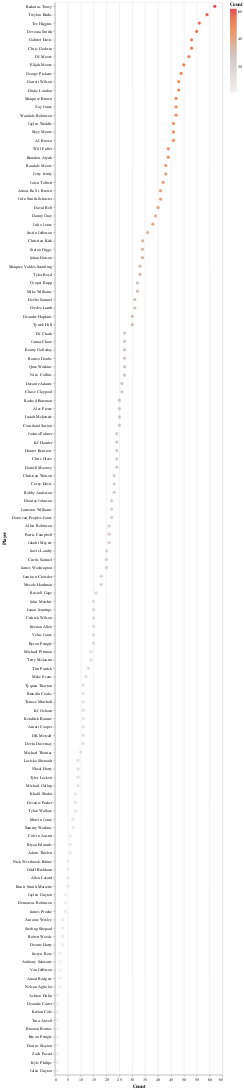

Source (notebook cell):
### Code cell
#WR Exposure
viz = alt.Chart(WR_exp).mark_circle(size=60).encode(
    x='Count',
     y=alt.Y("Player", sort='-x'),
    color=alt.Color('Count', scale=alt.Scale(scheme='lightgreyred')),
    tooltip=['Player', 'Count', '%', 'Cap', 'Pick', 'Value']
).interactive()

text = alt.Chart(WR_exp).mark_text(
    align='left',
    baseline='middle',
    fontSize=10, 
    dx=8,
    color='white'
    ).encode(
        x='Count',
        y=alt.Y("Player", sort='-x'), 
        text='%'
    )

viz + text

### Figure 1 — Vega-Lite specification as saved in the notebook (floating-point values rounded to 4 significant figures)
{"config": {"view": {"continuousWidth": 400, "continuousHeight": 300}}, "layer": [{"mark": {"type": "circle", "size": 60}, "encoding": {"color": {"field": "Count", "scale": {"scheme": "lightgreyred"}, "type": "quantitative"}, "tooltip": [{"field": "Player", "type": "nominal"}, {"field": "Count", "type": "quantitative"}, {"field": "%", "type": "quantitative"}, {"field": "Cap", "type": "quantitative"}, {"field": "Pick", "type": "quantitative"}, {"field": "Value", "type": "quantitative"}], "x": {"field": "Count", "type": "quantitative"}, "y": {"field": "Player", "sort": "-x", "type": "nominal"}}, "selection": {"selector187": {"type": "interval", "bind": "scales", "encodings": ["x", "y"]}}}, {"mark": {"type": "text", "align": "left", "baseline": "middle", "color": "white", "dx": 8, "fontSize": 10}, "encoding": {"text": {"field": "%", "type": "quantitative"}, "x": {"field": "Count", "type": "quantitative"}, "y": {"field": "Player", "sort": "-x", "type": "nominal"}}}], "data": {"name": "data-ee517a695e496451d27e8324938e404e"}, "$schema": "https://vega.github.io/schema/vega-lite/v4.17.0.json", "datasets": {"data-ee517a695e496451d27e8324938e404e": [{"Player": "Kadarius Toney", "Count": 62, "%": 19.6, "POS": "WR", "Contest": null, "3": 8, "4": 2, "5": 38, "25": 14, "Cap": 572, "Pick": 105.6, "Value": -0.571}, {"Player": "Treylon Burks", "Count": 59, "%": 18.7, "POS": "WR", "Contest": null, "3": 5, "4": 2, "5": 26, "25": 26, "Cap": 803, "Pick": 99.02, "Value": 0.3746}, {"Player": "Tee Higgins", "Count": 56, "%": 17.7, "POS": "WR", "Contest": null, "3": 4, "4": 1, "5": 28, "25": 23, "Cap": 731, "Pick": 25.84, "Value": -1.938}, {"Player": "Devonta Smith", "Count": 55, "%": 17.4, "POS": "WR", "Contest": null, "3": 6, "4": 5, "5": 13, "25": 31, "Cap": 878, "Pick": 75.51, "Value": 1.685}, {"Player": "Gabriel Davis", "Count": 53, "%": 16.8, "POS": "WR", "Contest": null, "3": 3, "4": 3, "5": 21, "25": 26, "Cap": 776, "Pick": 50.09, "Value": -1.334}, {"Player": "Chris Godwin", "Count": 53, "%": 16.8, "POS": "WR", "Contest": null, "3": 2, "4": 2, "5": 21, "25": 28, "Cap": 819, "Pick": 59.92, "Value": 0.8623}, {"Player": "DJ Moore", "Count": 52, "%": 16.5, "POS": "WR", "Contest": null, "3": 3, "4": 1, "5": 31, "25": 17, "Cap": 593, "Pick": 40.33, "Value": -0.6365}, {"Player": "Elijah Moore", "Count": 50, "%": 15.8, "POS": "WR", "Contest": null, "3": 0, "4": 1, "5": 25, "25": 24, "Cap": 729, "Pick": 77.18, "Value": 0.544}, {"Player": "George Pickens", "Count": 49, "%": 15.5, "POS": "WR", "Contest": null, "3": 1, "4": 3, "5": 22, "25": 23, "Cap": 700, "Pick": 174.1, "Value": 3.316}, {"Player": "Garrett Wilson", "Count": 48, "%": 15.2, "POS": "WR", "Contest": null, "3": 3, "4": 8, "5": 16, "25": 21, "Cap": 646, "Pick": 112.0, "Value": -0.9146}, {"Player": "Drake London", "Count": 48, "%": 15.2, "POS": "WR", "Contest": null, "3": 1, "4": 4, "5": 23, "25": 20, "Cap": 634, "Pick": 81.02, "Value": -0.7062}, {"Player": "Marquise Brown", "Count": 47, "%": 14.9, "POS": "WR", "Contest": null, "3": 5, "4": 4, "5": 18, "25": 20, "Cap": 621, "Pick": 42.57, "Value": 0.2681}, {"Player": "Zay Jones", "Count": 47, "%": 14.9, "POS": "WR", "Contest": null, "3": 3, "4": 3, "5": 34, "25": 7, "Cap": 366, "Pick": 216.1, "Value": 0.02979}, {"Player": "Wandale Robinson", "Count": 47, "%": 14.9, "POS": "WR", "Contest": null, "3": 3, "4": 3, "5": 24, "25": 17, "Cap": 566, "Pick": 198.7, "Value": 1.13}, {"Player": "Jaylen Waddle", "Count": 46, "%": 14.6, "POS": "WR", "Contest": null, "3": 7, "4": 2, "5": 22, "25": 15, "Cap": 514, "Pick": 39.67, "Value": 1.985}, {"Player": "Skyy Moore", "Count": 46, "%": 14.6, "POS": "WR", "Contest": null, "3": 6, "4": 2, "5": 17, "25": 21, "Cap": 636, "Pick": 107.5, "Value": -1.824}, {"Player": "AJ Brown", "Count": 46, "%": 14.6, "POS": "WR", "Contest": null, "3": 3, "4": 2, "5": 19, "25": 22, "Cap": 662, "Pick": 27.11, "Value": 0.1652}, {"Player": "Will Fuller", "Count": 44, "%": 13.9, "POS": "WR", "Contest": null, "3": 2, "4": 4, "5": 12, "25": 26, "Cap": 732, "Pick": 206.1, "Value": 1.866}, {"Player": "Brandon Aiyuk", "Count": 44, "%": 13.9, "POS": "WR", "Contest": null, "3": 4, "4": 1, "5": 23, "25": 16, "Cap": 531, "Pick": 93.23, "Value": 0.7455}, {"Player": "Rondale Moore", "Count": 43, "%": 13.6, "POS": "WR", "Contest": null, "3": 5, "4": 2, "5": 22, "25": 14, "Cap": 483, "Pick": 128.5, "Value": 1.621}, {"Player": "Jerry Jeudy", "Count": 43, "%": 13.6, "POS": "WR", "Contest": null, "3": 2, "4": 1, "5": 19, "25": 21, "Cap": 630, "Pick": 55.02, "Value": 0.4395}, {"Player": "Jalen Tolbert", "Count": 42, "%": 13.3, "POS": "WR", "Contest": null, "3": 0, "4": 0, "5": 24, "25": 18, "Cap": 570, "Pick": 169.2, "Value": 2.612}, {"Player": "Amon-Ra St. Brown", "Count": 41, "%": 13.0, "POS": "WR", "Contest": null, "3": 3, "4": 1, "5": 19, "25": 18, "Cap": 558, "Pick": 65.15, "Value": 2.812}, {"Player": "JuJu Smith-Schuster", "Count": 41, "%": 13.0, "POS": "WR", "Contest": null, "3": 2, "4": 1, "5": 21, "25": 17, "Cap": 540, "Pick": 59.37, "Value": 1.234}, {"Player": "David Bell", "Count": 40, "%": 12.7, "POS": "WR", "Contest": null, "3": 3, "4": 7, "5": 11, "25": 19, "Cap": 567, "Pick": 192.3, "Value": 3.615}, {"Player": "Danny Gray", "Count": 39, "%": 12.3, "POS": "WR", "Contest": null, "3": 1, "4": 2, "5": 22, "25": 14, "Cap": 471, "Pick": 222.2, "Value": 0.0}, {"Player": "Julio Jones", "Count": 38, "%": 12.0, "POS": "WR", "Contest": null, "3": 4, "4": 0, "5": 18, "25": 16, "Cap": 502, "Pick": 197.9, "Value": 6.468}, {"Player": "Justin Jefferson", "Count": 36, "%": 11.4, "POS": "WR", "Contest": null, "3": 1, "4": 1, "5": 16, "25": 18, "Cap": 537, "Pick": 4.722, "Value": -0.03611}, {"Player": "Christian Kirk", "Count": 34, "%": 10.8, "POS": "WR", "Contest": null, "3": 0, "4": 2, "5": 18, "25": 14, "Cap": 448, "Pick": 94.29, "Value": 0.8647}, {"Player": "Stefon Diggs", "Count": 34, "%": 10.8, "POS": "WR", "Contest": null, "3": 1, "4": 0, "5": 15, "25": 18, "Cap": 528, "Pick": 11.26, "Value": 0.3059}, {"Player": "Jahan Dotson", "Count": 34, "%": 10.8, "POS": "WR", "Contest": null, "3": 0, "4": 1, "5": 21, "25": 12, "Cap": 409, "Pick": 155.4, "Value": 2.285}, {"Player": "Marquez Valdes-Scantling", "Count": 33, "%": 10.4, "POS": "WR", "Contest": null, "3": 1, "4": 4, "5": 12, "25": 16, "Cap": 479, "Pick": 102.2, "Value": 0.4121}, {"Player": "Tyler Boyd", "Count": 33, "%": 10.4, "POS": "WR", "Contest": null, "3": 0, "4": 0, "5": 15, "25": 18, "Cap": 525, "Pick": 110.7, "Value": 0.2364}, {"Player": "Cooper Kupp", "Count": 32, "%": 10.1, "POS": "WR", "Contest": null, "3": 2, "4": 6, "5": 13, "25": 11, "Cap": 370, "Pick": 3.344, "Value": 0.3312}, {"Player": "Mike Williams", "Count": 32, "%": 10.1, "POS": "WR", "Contest": null, "3": 3, "4": 1, "5": 14, "25": 14, "Cap": 433, "Pick": 33.84, "Value": -1.363}, {"Player": "Deebo Samuel", "Count": 31, "%": 9.8, "POS": "WR", "Contest": null, "3": 3, "4": 2, "5": 13, "25": 13, "Cap": 407, "Pick": 20.0, "Value": 0.5613}, {"Player": "Ceedee Lamb", "Count": 31, "%": 9.8, "POS": "WR", "Contest": null, "3": 3, "4": 2, "5": 16, "25": 10, "Cap": 347, "Pick": 15.58, "Value": 0.6806}, {"Player": "Deandre Hopkins", "Count": 30, "%": 9.5, "POS": "WR", "Contest": null, "3": 4, "4": 3, "5": 16, "25": 7, "Cap": 279, "Pick": 82.1, "Value": 0.01667}, {"Player": "Tyreek Hill", "Count": 30, "%": 9.5, "POS": "WR", "Contest": null, "3": 1, "4": 3, "5": 11, "25": 15, "Cap": 445, "Pick": 21.0, "Value": 0.78}, {"Player": "DJ Chark", "Count": 27, "%": 8.5, "POS": "WR", "Contest": null, "3": 0, "4": 1, "5": 11, "25": 15, "Cap": 434, "Pick": 152.3, "Value": -0.2741}, {"Player": "Jamar Chase", "Count": 27, "%": 8.5, "POS": "WR", "Contest": null, "3": 0, "4": 2, "5": 10, "25": 15, "Cap": 433, "Pick": 5.963, "Value": 0.5926}, {"Player": "Kenny Golladay", "Count": 27, "%": 8.5, "POS": "WR", "Contest": null, "3": 4, "4": 3, "5": 7, "25": 13, "Cap": 384, "Pick": 130.0, "Value": 1.126}, {"Player": "Romeo Doubs", "Count": 27, "%": 8.5, "POS": "WR", "Contest": null, "3": 1, "4": 2, "5": 13, "25": 11, "Cap": 351, "Pick": 213.0, "Value": 0.0}, {"Player": "Quez Watkins", "Count": 27, "%": 8.5, "POS": "WR", "Contest": null, "3": 2, "4": 0, "5": 9, "25": 16, "Cap": 451, "Pick": 215.6, "Value": -0.4741}, {"Player": "Nico Collins", "Count": 27, "%": 8.5, "POS": "WR", "Contest": null, "3": 4, "4": 0, "5": 16, "25": 7, "Cap": 267, "Pick": 193.1, "Value": 2.107}, {"Player": "Davante Adams", "Count": 26, "%": 8.2, "POS": "WR", "Contest": null, "3": 5, "4": 0, "5": 13, "25": 8, "Cap": 280, "Pick": 9.308, "Value": -1.55}, {"Player": "Chase Claypool", "Count": 26, "%": 8.2, "POS": "WR", "Contest": null, "3": 2, "4": 1, "5": 10, "25": 13, "Cap": 385, "Pick": 112.1, "Value": 1.558}, {"Player": "Rashod Bateman", "Count": 25, "%": 7.9, "POS": "WR", "Contest": null, "3": 0, "4": 0, "5": 16, "25": 9, "Cap": 305, "Pick": 67.6, "Value": 0.668}, {"Player": "Alec Pierce", "Count": 25, "%": 7.9, "POS": "WR", "Contest": null, "3": 3, "4": 0, "5": 11, "25": 11, "Cap": 339, "Pick": 177.1, "Value": 1.944}, {"Player": "Isaiah Mckenzie", "Count": 25, "%": 7.9, "POS": "WR", "Contest": null, "3": 1, "4": 0, "5": 5, "25": 19, "Cap": 503, "Pick": 201.2, "Value": 1.856}, {"Player": "Courtland Sutton", "Count": 25, "%": 7.9, "POS": "WR", "Contest": null, "3": 0, "4": 0, "5": 7, "25": 18, "Cap": 485, "Pick": 57.84, "Value": -1.164}, {"Player": "Joshua Palmer", "Count": 24, "%": 7.6, "POS": "WR", "Contest": null, "3": 1, "4": 0, "5": 16, "25": 7, "Cap": 258, "Pick": 162.1, "Value": 2.613}, {"Player": "KJ Hamler", "Count": 24, "%": 7.6, "POS": "WR", "Contest": null, "3": 0, "4": 0, "5": 14, "25": 10, "Cap": 320, "Pick": 183.8, "Value": -0.7}, {"Player": "Hunter Renfrow", "Count": 24, "%": 7.6, "POS": "WR", "Contest": null, "3": 2, "4": 0, "5": 13, "25": 9, "Cap": 296, "Pick": 81.42, "Value": 4.688}, {"Player": "Chris Olave", "Count": 24, "%": 7.6, "POS": "WR", "Contest": null, "3": 4, "4": 2, "5": 11, "25": 7, "Cap": 250, "Pick": 102.2, "Value": 3.725}, {"Player": "Darnell Mooney", "Count": 24, "%": 7.6, "POS": "WR", "Contest": null, "3": 3, "4": 0, "5": 9, "25": 12, "Cap": 354, "Pick": 63.42, "Value": 0.6167}, {"Player": "Christian Watson", "Count": 23, "%": 7.3, "POS": "WR", "Contest": null, "3": 1, "4": 1, "5": 9, "25": 12, "Cap": 352, "Pick": 124.7, "Value": -0.2609}, {"Player": "Corey Davis", "Count": 23, "%": 7.3, "POS": "WR", "Contest": null, "3": 2, "4": 5, "5": 10, "25": 6, "Cap": 226, "Pick": 165.4, "Value": 2.23}, {"Player": "Robby Anderson", "Count": 23, "%": 7.3, "POS": "WR", "Contest": null, "3": 5, "4": 1, "5": 9, "25": 8, "Cap": 264, "Pick": 168.1, "Value": 3.083}, {"Player": "Diontae Johnson", "Count": 22, "%": 7.0, "POS": "WR", "Contest": null, "3": 1, "4": 1, "5": 7, "25": 13, "Cap": 367, "Pick": 51.68, "Value": 3.955}, {"Player": "Jameson Williams", "Count": 22, "%": 7.0, "POS": "WR", "Contest": null, "3": 0, "4": 0, "5": 11, "25": 11, "Cap": 330, "Pick": 132.0, "Value": 5.691}, {"Player": "Donovan Peoples-Jones", "Count": 22, "%": 7.0, "POS": "WR", "Contest": null, "3": 0, "4": 2, "5": 14, "25": 6, "Cap": 228, "Pick": 188.4, "Value": 0.04091}, {"Player": "Allen Robinson", "Count": 21, "%": 6.6, "POS": "WR", "Contest": null, "3": 0, "4": 4, "5": 5, "25": 12, "Cap": 341, "Pick": 60.14, "Value": 2.671}, {"Player": "Parris Campbell", "Count": 21, "%": 6.6, "POS": "WR", "Contest": null, "3": 1, "4": 1, "5": 10, "25": 9, "Cap": 282, "Pick": 209.3, "Value": 2.933}, {"Player": "Jakobi Meyers", "Count": 21, "%": 6.6, "POS": "WR", "Contest": null, "3": 0, "4": 2, "5": 13, "25": 6, "Cap": 223, "Pick": 139.5, "Value": 2.51}, {"Player": "Jarvis Landry", "Count": 20, "%": 6.3, "POS": "WR", "Contest": null, "3": 2, "4": 0, "5": 7, "25": 11, "Cap": 316, "Pick": 135.1, "Value": 4.36}, {"Player": "Curtis Samuel", "Count": 20, "%": 6.3, "POS": "WR", "Contest": null, "3": 1, "4": 3, "5": 7, "25": 9, "Cap": 275, "Pick": 190.9, "Value": -0.165}, {"Player": "James Washington", "Count": 20, "%": 6.3, "POS": "WR", "Contest": null, "3": 3, "4": 1, "5": 8, "25": 8, "Cap": 253, "Pick": 209.6, "Value": 1.185}, {"Player": "Jamison Crowder", "Count": 18, "%": 5.7, "POS": "WR", "Contest": null, "3": 0, "4": 0, "5": 7, "25": 11, "Cap": 310, "Pick": 155.8, "Value": 1.633}, {"Player": "Mecole Hardman", "Count": 18, "%": 5.7, "POS": "WR", "Contest": null, "3": 1, "4": 0, "5": 10, "25": 7, "Cap": 228, "Pick": 129.6, "Value": 2.906}, {"Player": "Russell Gage", "Count": 16, "%": 5.1, "POS": "WR", "Contest": null, "3": 1, "4": 0, "5": 7, "25": 8, "Cap": 238, "Pick": 92.56, "Value": 3.875}, {"Player": "John Metchie", "Count": 15, "%": 4.7, "POS": "WR", "Contest": null, "3": 1, "4": 0, "5": 13, "25": 1, "Cap": 93, "Pick": 194.7, "Value": 0.6667}, {"Player": "Jauan Jennings", "Count": 15, "%": 4.7, "POS": "WR", "Contest": null, "3": 0, "4": 2, "5": 9, "25": 4, "Cap": 153, "Pick": 231.5, "Value": 0.0}, {"Player": "Cedrick Wilson", "Count": 15, "%": 4.7, "POS": "WR", "Contest": null, "3": 0, "4": 1, "5": 10, "25": 4, "Cap": 154, "Pick": 211.1, "Value": 2.127}, {"Player": "Keenan Allen", "Count": 15, "%": 4.7, "POS": "WR", "Contest": null, "3": 0, "4": 4, "5": 8, "25": 3, "Cap": 131, "Pick": 31.27, "Value": 2.967}, {"Player": "Velus Jones", "Count": 15, "%": 4.7, "POS": "WR", "Contest": null, "3": 0, "4": 1, "5": 9, "25": 5, "Cap": 174, "Pick": 217.7, "Value": 0.0}, {"Player": "Byron Pringle", "Count": 15, "%": 4.7, "POS": "WR", "Contest": null, "3": 1, "4": 2, "5": 8, "25": 4, "Cap": 151, "Pick": 208.3, "Value": -0.22}, {"Player": "Michael Pittman", "Count": 14, "%": 4.4, "POS": "WR", "Contest": null, "3": 1, "4": 0, "5": 8, "25": 5, "Cap": 168, "Pick": 34.21, "Value": 1.221}, {"Player": "Terry Mclaurin", "Count": 14, "%": 4.4, "POS": "WR", "Contest": null, "3": 1, "4": 0, "5": 8, "25": 5, "Cap": 168, "Pick": 45.86, "Value": 3.007}, {"Player": "Tim Patrick", "Count": 13, "%": 4.1, "POS": "WR", "Contest": null, "3": 3, "4": 0, "5": 5, "25": 5, "Cap": 159, "Pick": 129.3, "Value": 2.338}, {"Player": "Mike Evans", "Count": 12, "%": 3.8, "POS": "WR", "Contest": null, "3": 0, "4": 0, "5": 7, "25": 5, "Cap": 160, "Pick": 21.42, "Value": 1.917}, {"Player": "Tyquan Thorton", "Count": 11, "%": 3.5, "POS": "WR", "Contest": null, "3": 0, "4": 1, "5": 8, "25": 2, "Cap": 94, "Pick": 225.1, "Value": -0.1909}, {"Player": "Brandin Cooks", "Count": 11, "%": 3.5, "POS": "WR", "Contest": null, "3": 0, "4": 1, "5": 6, "25": 4, "Cap": 134, "Pick": 60.0, "Value": 4.355}, {"Player": "Terrace Marshall", "Count": 11, "%": 3.5, "POS": "WR", "Contest": null, "3": 2, "4": 0, "5": 5, "25": 4, "Cap": 131, "Pick": 226.0, "Value": 0.9818}, {"Player": "KJ Osborn", "Count": 11, "%": 3.5, "POS": "WR", "Contest": null, "3": 0, "4": 0, "5": 5, "25": 6, "Cap": 175, "Pick": 163.9, "Value": 3.436}, {"Player": "Kendrick Bourne", "Count": 11, "%": 3.5, "POS": "WR", "Contest": null, "3": 1, "4": 1, "5": 5, "25": 4, "Cap": 132, "Pick": 191.6, "Value": 4.027}, {"Player": "Amari Cooper", "Count": 11, "%": 3.5, "POS": "WR", "Contest": null, "3": 0, "4": 4, "5": 2, "25": 5, "Cap": 151, "Pick": 66.64, "Value": -0.08182}, {"Player": "DK Metcalf", "Count": 11, "%": 3.5, "POS": "WR", "Contest": null, "3": 1, "4": 0, "5": 5, "25": 5, "Cap": 153, "Pick": 55.82, "Value": 5.255}, {"Player": "Devin Duvernay", "Count": 11, "%": 3.5, "POS": "WR", "Contest": null, "3": 0, "4": 0, "5": 5, "25": 6, "Cap": 175, "Pick": 206.7, "Value": 0.0}, {"Player": "Michael Thomas", "Count": 10, "%": 3.2, "POS": "WR", "Contest": null, "3": 2, "4": 0, "5": 2, "25": 6, "Cap": 166, "Pick": 78.9, "Value": 2.64}, {"Player": "Laviska Shenault", "Count": 9, "%": 2.8, "POS": "WR", "Contest": null, "3": 0, "4": 0, "5": 7, "25": 2, "Cap": 85, "Pick": 203.2, "Value": 3.411}, {"Player": "Nkeal Harry", "Count": 9, "%": 2.8, "POS": "WR", "Contest": null, "3": 1, "4": 2, "5": 2, "25": 4, "Cap": 121, "Pick": 226.4, "Value": 0.0}, {"Player": "Tyler Lockett", "Count": 9, "%": 2.8, "POS": "WR", "Contest": null, "3": 0, "4": 1, "5": 8, "25": 0, "Cap": 44, "Pick": 103.6, "Value": -1.933}, {"Player": "Michael Gallup", "Count": 9, "%": 2.8, "POS": "WR", "Contest": null, "3": 0, "4": 0, "5": 7, "25": 2, "Cap": 85, "Pick": 116.2, "Value": 2.178}, {"Player": "Khalil Shakir", "Count": 8, "%": 2.5, "POS": "WR", "Contest": null, "3": 0, "4": 0, "5": 2, "25": 6, "Cap": 160, "Pick": 228.0, "Value": 0.0}, {"Player": "Devante Parker", "Count": 8, "%": 2.5, "POS": "WR", "Contest": null, "3": 4, "4": 1, "5": 2, "25": 1, "Cap": 51, "Pick": 148.0, "Value": 4.338}, {"Player": "Tylan Wallace", "Count": 8, "%": 2.5, "POS": "WR", "Contest": null, "3": 0, "4": 0, "5": 6, "25": 2, "Cap": 80, "Pick": 220.6, "Value": 0.0}, {"Player": "Marvin Jones", "Count": 7, "%": 2.2, "POS": "WR", "Contest": null, "3": 0, "4": 1, "5": 2, "25": 4, "Cap": 114, "Pick": 170.3, "Value": 3.043}, {"Player": "Sammy Watkins", "Count": 7, "%": 2.2, "POS": "WR", "Contest": null, "3": 0, "4": 0, "5": 4, "25": 3, "Cap": 95, "Pick": 182.3, "Value": 7.657}, {"Player": "Calvin Austin", "Count": 6, "%": 1.9, "POS": "WR", "Contest": null, "3": 0, "4": 0, "5": 5, "25": 1, "Cap": 50, "Pick": 231.2, "Value": 0.0}, {"Player": "Bryan Edwards", "Count": 6, "%": 1.9, "POS": "WR", "Contest": null, "3": 2, "4": 0, "5": 4, "25": 0, "Cap": 26, "Pick": 211.5, "Value": 1.333}, {"Player": "Adam Thielen", "Count": 6, "%": 1.9, "POS": "WR", "Contest": null, "3": 0, "4": 0, "5": 2, "25": 4, "Cap": 110, "Pick": 77.0, "Value": 4.033}, {"Player": "Nick Westbrook-Ikhine", "Count": 5, "%": 1.6, "POS": "WR", "Contest": null, "3": 1, "4": 0, "5": 3, "25": 1, "Cap": 43, "Pick": 225.2, "Value": 2.02}, {"Player": "Odell Beckham", "Count": 5, "%": 1.6, "POS": "WR", "Contest": null, "3": 0, "4": 0, "5": 4, "25": 1, "Cap": 45, "Pick": 189.6, "Value": 21.48}, {"Player": "Allen Lazard", "Count": 5, "%": 1.6, "POS": "WR", "Contest": null, "3": 0, "4": 0, "5": 2, "25": 3, "Cap": 85, "Pick": 122.2, "Value": 9.7}, {"Player": "Ihmir Smith-Marsette", "Count": 5, "%": 1.6, "POS": "WR", "Contest": null, "3": 0, "4": 0, "5": 2, "25": 3, "Cap": 85, "Pick": 214.4, "Value": 0.0}, {"Player": "Jaylen Guyton", "Count": 4, "%": 1.3, "POS": "WR", "Contest": "BBM", "3": 1, "4": 0, "5": 0, "25": 3, "Cap": 78, "Pick": 212.0, "Value": 0.0}, {"Player": "Demarcus Robinson", "Count": 4, "%": 1.3, "POS": "WR", "Contest": null, "3": 0, "4": 0, "5": 2, "25": 2, "Cap": 60, "Pick": 232.0, "Value": 0.0}, {"Player": "James Proche", "Count": 4, "%": 1.3, "POS": "WR", "Contest": null, "3": 0, "4": 0, "5": 2, "25": 2, "Cap": 60, "Pick": 227.2, "Value": 0.0}, {"Player": "Antoine Wesley", "Count": 3, "%": 0.9, "POS": "WR", "Contest": null, "3": 0, "4": 0, "5": 1, "25": 2, "Cap": 55, "Pick": 217.7, "Value": 0.0}, {"Player": "Sterling Shepard", "Count": 3, "%": 0.9, "POS": "WR", "Contest": null, "3": 0, "4": 0, "5": 1, "25": 2, "Cap": 55, "Pick": 203.7, "Value": 3.333}, {"Player": "Robert Woods", "Count": 3, "%": 0.9, "POS": "WR", "Contest": null, "3": 0, "4": 0, "5": 2, "25": 1, "Cap": 35, "Pick": 111.0, "Value": 7.4}, {"Player": "Deonte Harty", "Count": 3, "%": 0.9, "POS": "WR", "Contest": null, "3": 1, "4": 0, "5": 1, "25": 1, "Cap": 33, "Pick": 233.7, "Value": 0.0}, {"Player": "Justyn Ross", "Count": 2, "%": 0.6, "POS": "WR", "Contest": "BBM", "3": 0, "4": 0, "5": 1, "25": 1, "Cap": 30, "Pick": 210.5, "Value": 0.0}, {"Player": "Anthony Schwartz", "Count": 2, "%": 0.6, "POS": "WR", "Contest": "BBM", "3": 0, "4": 1, "5": 0, "25": 1, "Cap": 29, "Pick": 222.5, "Value": 0.0}, {"Player": "Van Jefferson", "Count": 2, "%": 0.6, "POS": "WR", "Contest": null, "3": 0, "4": 0, "5": 2, "25": 0, "Cap": 10, "Pick": 145.5, "Value": -3.05}, {"Player": "Amari Rodgers", "Count": 2, "%": 0.6, "POS": "WR", "Contest": null, "3": 0, "4": 0, "5": 2, "25": 0, "Cap": 10, "Pick": 223.0, "Value": 0.0}, {"Player": "Nelson Agholor", "Count": 2, "%": 0.6, "POS": "WR", "Contest": null, "3": 0, "4": 0, "5": 2, "25": 0, "Cap": 10, "Pick": 233.0, "Value": 0.0}, {"Player": "Ashton Dulin", "Count": 1, "%": 0.3, "POS": "WR", "Contest": "Puppy-3", "3": 0, "4": 0, "5": 1, "25": 0, "Cap": 5, "Pick": 208.0, "Value": 0.0}, {"Player": "Deandre Carter", "Count": 1, "%": 0.3, "POS": "WR", "Contest": "Puppy-3", "3": 0, "4": 0, "5": 1, "25": 0, "Cap": 5, "Pick": 210.0, "Value": 0.0}, {"Player": "Keelan Cole", "Count": 1, "%": 0.3, "POS": "WR", "Contest": null, "3": 0, "4": 0, "5": 0, "25": 1, "Cap": 25, "Pick": 235.0, "Value": 0.0}, {"Player": "Tutu Atwell", "Count": 1, "%": 0.3, "POS": "WR", "Contest": "BBM", "3": 0, "4": 0, "5": 0, "25": 1, "Cap": 25, "Pick": 208.0, "Value": 0.0}, {"Player": "Braxton Berrios", "Count": 1, "%": 0.3, "POS": "WR", "Contest": "BBM", "3": 0, "4": 0, "5": 0, "25": 1, "Cap": 25, "Pick": 214.0, "Value": 0.0}, {"Player": "Bryon Pringle", "Count": 1, "%": 0.3, "POS": "WR", "Contest": "BBM", "3": 0, "4": 0, "5": 0, "25": 1, "Cap": 25, "Pick": 203.0, "Value": 1.0}, {"Player": "Darius Slayton", "Count": 1, "%": 0.3, "POS": "WR", "Contest": null, "3": 0, "4": 0, "5": 1, "25": 0, "Cap": 5, "Pick": 239.0, "Value": 0.0}, {"Player": "Zach Pascal", "Count": 1, "%": 0.3, "POS": "WR", "Contest": null, "3": 0, "4": 0, "5": 1, "25": 0, "Cap": 5, "Pick": 224.0, "Value": 0.0}, {"Player": "Kyle Philips", "Count": 1, "%": 0.3, "POS": "WR", "Contest": null, "3": 0, "4": 0, "5": 1, "25": 0, "Cap": 5, "Pick": 231.0, "Value": 0.0}, {"Player": "Jalen Guyton", "Count": 1, "%": 0.3, "POS": "WR", "Contest": "Puppy-SF", "3": 0, "4": 0, "5": 1, "25": 0, "Cap": 5, "Pick": 237.0, "Value": 0.0}]}}
